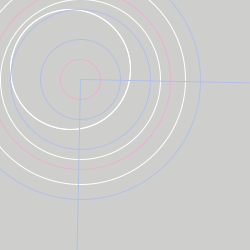
Frame 1 (no input)
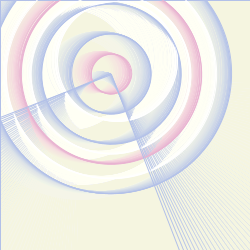
Frame 60 (the mouse pressed at the canvas centre just before this capture)
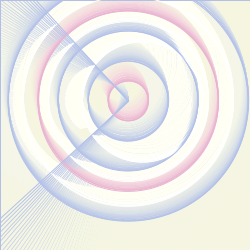
Frame 120 (the mouse held since frame 60 and released just before this capture)

The Processing sketch that drew these frames (run headless with seeded random() and noise(); from frame 60 on, the mouse is pressed at the canvas centre):

// Processing sketch: processing_19726
// ── processing_19726.pde

float angle=0.0;
void setup(){
  size (250,250);
  smooth();
  noStroke();
}

void draw (){
  fill(255,255,240,12);
  rect(0,0,width,height);
  noFill();
  stroke(255);
  angle=angle+0.02;
  translate (100,100);
  rotate (angle);
  ellipse (-30,-30,120,120);
  stroke(255);
  ellipse (-30,-30,120,120);
   stroke(232,178,209);
  ellipse (-20,-20,40,40);
  stroke(178,192,232);
  ellipse (-20,-20,140,140);
  stroke(255);
  ellipse (-20,-20,160,160);
  stroke(232,178,209);
  ellipse (-20,-20,180,180);
  stroke(178,192,232);
  ellipse (-20,-20,80,80);
  stroke(255);
  ellipse (-20,-20,210,210);
  stroke(178,192,232);
  ellipse (-20,-20,240,240);
  
  rect (-20,-20,250,250);

}
